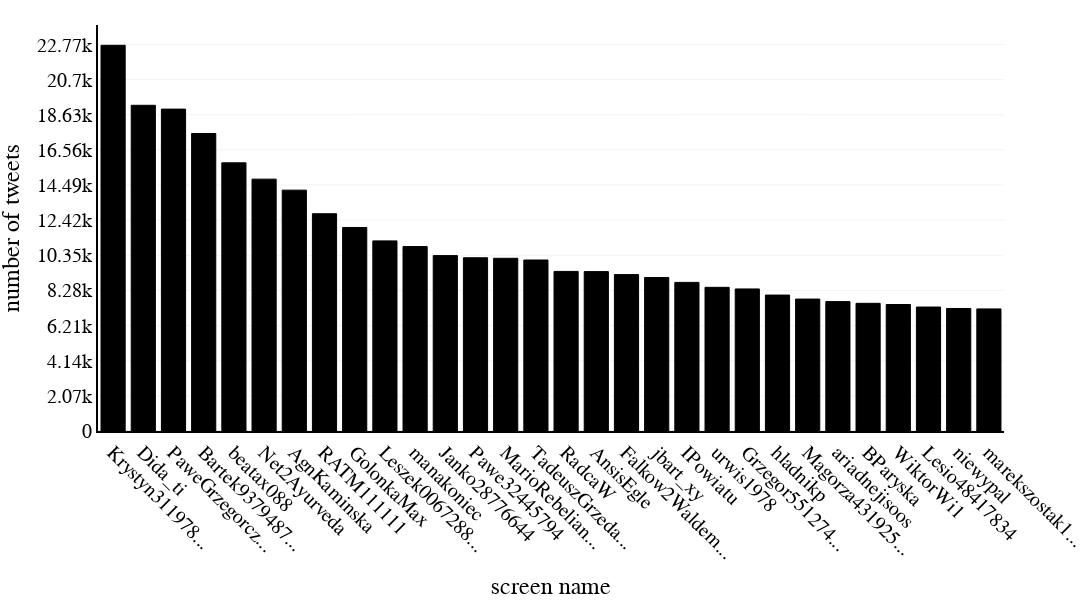

The cell this chart's notebook holds for it:
### Code cell
yDtick_temp = 5
while df_temp.iloc[:,1].max()//yDtick_temp > 10:
    yDtick_temp+=5

xDtick_temp = 1
while len(df_temp.iloc[:,0])//xDtick_temp > 40:
    xDtick_temp+=1

fig_temp = wykres(df_temp,'most_active_users', 'screen name','number of tweets',logX=False,logY=False, angle=45, heightG=600, xDTick=xDtick_temp, yDTick=yDtick_temp)

with open(exportPath + "figWeeklyScreennames.txt", 'w') as text_file:
    text_file.write(str(fig_temp.to_json()))

### Figure 1 — Plotly figure (JSON) as saved in the notebook; plotly's stock layout.template omitted (floating-point values rounded to 4 significant figures)
{"data": [{"alignmentgroup": "True", "hovertemplate": "screen name=%{x}<br>number of tweets=%{y}<extra></extra>", "legendgroup": "", "marker": {"color": "rgb(0,0,0)", "line": {"color": "rgb(0,0,0)", "width": 1}, "pattern": {"shape": ""}}, "name": "", "offsetgroup": "", "orientation": "v", "showlegend": false, "textposition": "auto", "type": "bar", "x": ["Krystyn31197823", "Dida_ti", "PaweGrzegorczy1", "Bartek93794875", "beatax088", "Net2Ayurveda", "AgnKaminska", "RATM111111", "GolonkaMax", "Leszek00672882", "manakoniec", "Janko28776644", "Pawe32445794", "MarioRebeliant", "TadeuszGrzeda1", "RadcaW", "AnsisEgle", "Falkow2Waldemar", "jbart_xy", "IPowiatu", "urwis1978", "Grzegor55127426", "hladnikp", "Magorza43192548", "ariadnejisoos", "BParyska", "WiktorWi1", "Lesio48417834", "niewypal", "marekszostak12"], "xaxis": "x", "y": [22723, 19189, 18963, 17526, 15798, 14838, 14190, 12800, 11990, 11200, 10866, 10333, 10205, 10175, 10074, 9402, 9390, 9214, 9041, 8756, 8464, 8369, 8008, 7772, 7622, 7522, 7452, 7303, 7218, 7192], "yaxis": "y"}], "layout": {"barmode": "relative", "font": {"color": "black", "family": "Times New Roman.", "size": 20}, "height": 600, "legend": {"tracegroupgap": 0}, "margin": {"b": 5, "l": 55, "r": 5, "t": 25}, "paper_bgcolor": "white", "width": 2000, "xaxis": {"anchor": "y", "automargin": true, "domain": [0, 1], "dtick": 1, "linecolor": "black", "linewidth": 2, "showline": true, "showticklabels": true, "tickangle": 45, "tickmode": "array", "ticktext": ["Krystyn311978...", "Dida_ti", "PaweGrzegorcz...", "Bartek9379487...", "beatax088", "Net2Ayurveda", "AgnKaminska", "RATM111111", "GolonkaMax", "Leszek0067288...", "manakoniec", "Janko28776644", "Pawe32445794", "MarioRebelian...", "TadeuszGrzeda...", "RadcaW", "AnsisEgle", "Falkow2Waldem...", "jbart_xy", "IPowiatu", "urwis1978", "Grzegor551274...", "hladnikp", "Magorza431925...", "ariadnejisoos", "BParyska", "WiktorWi1", "Lesio48417834", "niewypal", "marekszostak1..."], "tickvals": [0, 1, 2, 3, 4, 5, 6, 7, 8, 9, 10, 11, 12, 13, 14, 15, 16, 17, 18, 19, 20, 21, 22, 23, 24, 25, 26, 27, 28, 29, 30, 31, 32, 33, 34, 35, 36, 37, 38, 39], "title": {"font": {"family": "Times New Roman"}, "text": "screen name"}}, "yaxis": {"anchor": "x", "automargin": true, "domain": [0, 1], "dtick": 2070, "gridcolor": "grey", "gridwidth": 0.1, "linecolor": "black", "linewidth": 2, "showgrid": true, "showline": true, "tick0": 0, "tickmode": "linear", "title": {"font": {"family": "Times New Roman"}, "text": "number of tweets"}}}}
